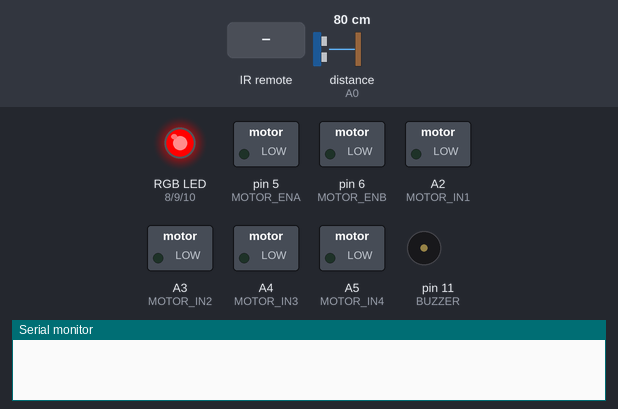
Bench run of a sketch on a simulated Arduino Uno, built with avr-gcc and run on an emulated ATmega328P. Shown: switched loads named in the sketch (green lamp = pin HIGH), an RGB LED mixed from three pins (HIGH = lit), buzzer (waves = sounding, pin HIGH), the last lines printed to the serial monitor. The inputs (shaded band) are chosen by the test bench; at power-on: distance to the obstacle (sensor on A0) 80 cm. The echo pulse lasts 58.3 µs per cm; pins used as bus, display or sensor lines are not drawn.

Above: at 1.2 s.
1.3 s: infrared code 0xBF40FF00 received
At 2.2 s:
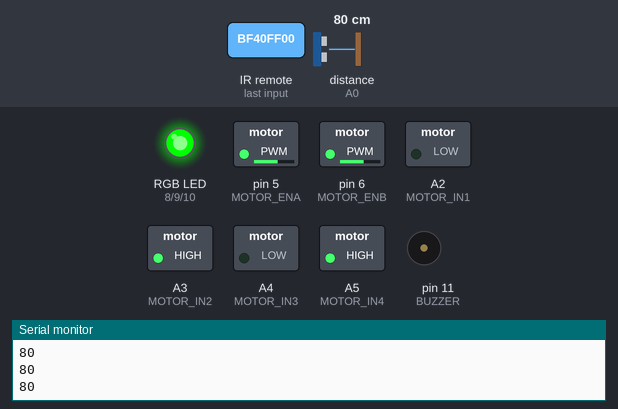
2.8 s: distance to the obstacle (sensor on A0) set to 53 cm
4.3 s: distance to the obstacle (sensor on A0) set to 45 cm
At 4.6 s:
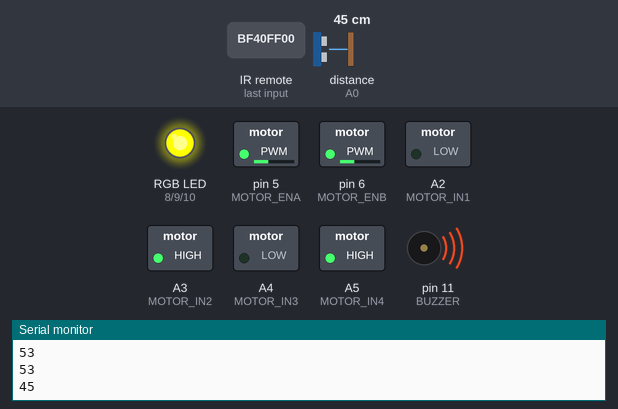
7.3 s: distance to the obstacle (sensor on A0) set to 22 cm
10.3 s: distance to the obstacle (sensor on A0) set to 17 cm
At 10.67 s:
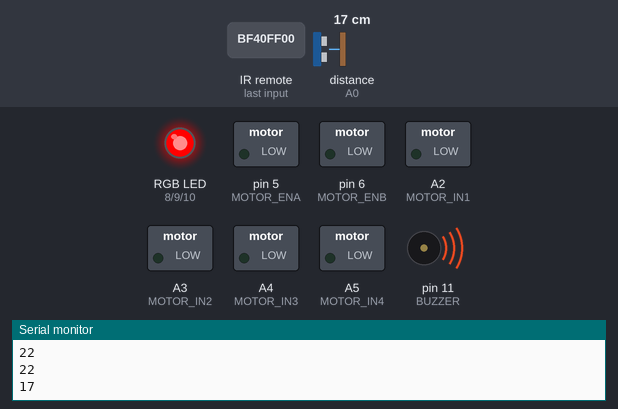
13.3 s: distance to the obstacle (sensor on A0) set to 35 cm
At 14.3 s:
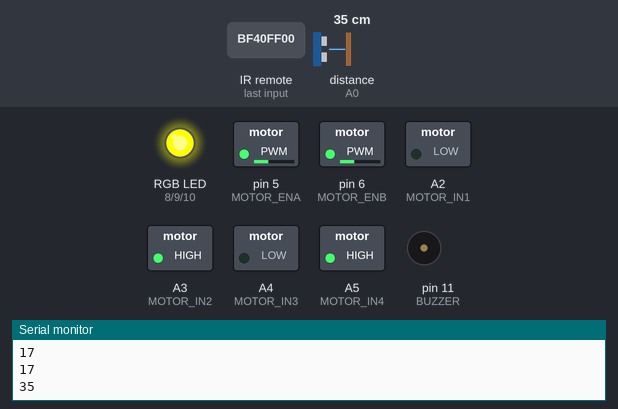
Timing chart, 0 to 17.3 s (numbered marks = the images above; inputs shaded):
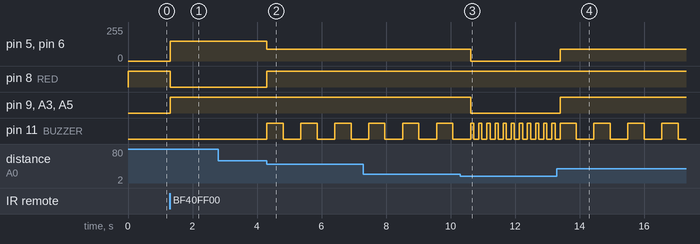

The sketch:

Obstacle_Avoidance_Robot_Car.ino
```cpp
//libraries
#include <IRremote.h>

//VARIABLES
 //IR Remote
#define IR 12

  //Buzzer
#define BUZZER 11

 // Ultrasonic Sensor
#define TRIG A1
#define ECHO A0

 // RGB LED
#define RED 8
#define GREEN 9
#define BLUE 10

 // Motor Driver (L298N)
#define MOTOR_IN1 A2      // direction control motor 1
#define MOTOR_IN2 A3      // direction control motor 1
#define MOTOR_IN3 A4      // direction control motor 2
#define MOTOR_IN4 A5      // direction control motor 2
#define MOTOR_ENA 5      // speed control (PWM pin) motor 1
#define MOTOR_ENB 6      // speed control (PWM pin) motor 2

 // System State
bool systemActive = false; // tracks if remote turned it on or off

 // Motor Speeds
int speedFull = 150;
int speedSlow = 90;

void setup() {
  // RGB
  pinMode(RED, OUTPUT);
  pinMode(GREEN, OUTPUT);
  pinMode(BLUE, OUTPUT);
  // initial state = red (system off)
  setRGB(255, 0, 0);

  //Motor Driver
  pinMode(MOTOR_IN1, OUTPUT);
  pinMode(MOTOR_IN2, OUTPUT);
  pinMode(MOTOR_ENA, OUTPUT);  // PWM speed pin
  pinMode(MOTOR_IN3, OUTPUT);
  pinMode(MOTOR_IN4, OUTPUT);
  pinMode(MOTOR_ENB, OUTPUT);

  // Ultrasonic Sensor
  pinMode(TRIG, OUTPUT);
  pinMode(ECHO, INPUT);

  // Buzzer
  pinMode(BUZZER, OUTPUT);

  // IR Receiver - needs its own begin() function
  IrReceiver.begin(IR, ENABLE_LED_FEEDBACK);

  // Serial monitor
  Serial.begin(9600);

}

void loop() {
  if (IrReceiver.decode()) {
    if (IrReceiver.decodedIRData.decodedRawData != 0xFFFFFFFF) {
      if (IrReceiver.decodedIRData.decodedRawData == 0xBF40FF00) {
          systemActive = !systemActive;
      }
    }
    IrReceiver.resume();
  }

  if (systemActive) {

    //Sensor reading
    digitalWrite(TRIG, LOW);
    delayMicroseconds(2);
    digitalWrite(TRIG, HIGH);
    delayMicroseconds(5);
    digitalWrite(TRIG, LOW);

    int duration = pulseIn(ECHO, HIGH);
    int distance = duration / 29 / 2;

    // ignore bad readings
    if (distance == 0 || distance > 400) {
    return;
    }

    // print distance to serial monitor for debugging
    Serial.println(distance);

    //Distance conditions
    if (distance < 20) {
      setRGB(255, 0, 0);
      motorStop();
      buzzFast();
    } else if (distance < 50) {
      setRGB(255, 255, 0);
      motorSlow();
      buzzSlow();
    } else {
      setRGB(0, 255, 0);
      motorFull();
      buzzOff();
    }
    delay(50);

  } else {
    // System off
    setRGB(255, 0, 0);
    motorStop();
    buzzOff();
  }
}

//Define Functions

  //Motor functions

void motorStop() {
  digitalWrite(MOTOR_IN1, LOW);
  digitalWrite(MOTOR_IN2, LOW);
  analogWrite(MOTOR_ENA, 0);
  digitalWrite(MOTOR_IN3, LOW);
  digitalWrite(MOTOR_IN4, LOW);
  analogWrite(MOTOR_ENB, 0);
}

void motorFull() {
  digitalWrite(MOTOR_IN1, LOW);
  digitalWrite(MOTOR_IN2, HIGH);
  analogWrite(MOTOR_ENA, speedFull);
  digitalWrite(MOTOR_IN3, LOW);
  digitalWrite(MOTOR_IN4, HIGH);
  analogWrite(MOTOR_ENB, speedFull);
}

void motorSlow() {
  digitalWrite(MOTOR_IN1, LOW);
  digitalWrite(MOTOR_IN2, HIGH);
  analogWrite(MOTOR_ENA, speedSlow);
  digitalWrite(MOTOR_IN3, LOW);
  digitalWrite(MOTOR_IN4, HIGH);
  analogWrite(MOTOR_ENB, speedSlow);
}

  //RGB Function

void setRGB(int r, int g, int b) {
  analogWrite(RED, r);
  analogWrite(GREEN, g);
  analogWrite(BLUE, b);
}

  //Buzzer functions

void buzzSlow() {
  digitalWrite(BUZZER, HIGH);
  delay(500);
  digitalWrite(BUZZER, LOW);
  delay(500);
}

void buzzFast() {
  digitalWrite(BUZZER, HIGH);
  delay(100);
  digitalWrite(BUZZER, LOW);
  delay(100);
}

void buzzOff() {
  digitalWrite(BUZZER, LOW);
}
```

Measured:
- the behaviour switches between 50 and 49 cm on distance to the obstacle (sensor on A0) (found by bisection; images 1 and 2)
- the behaviour switches between 20 and 19 cm on distance to the obstacle (sensor on A0) (found by bisection; images 2 and 3)
- after the input at 1.3 s, pin 5 (MOTOR_ENA), pin 6 (MOTOR_ENB): 0/255 → 150/255 at once; pin 8 (RED): HIGH → LOW at once; pin 9 (GREEN), A3 (MOTOR_IN2), A5 (MOTOR_IN4): LOW → HIGH at once
- after the input at 4.3 s, pin 5 (MOTOR_ENA), pin 6 (MOTOR_ENB): 150/255 → 90/255 at once; pin 8 (RED): LOW → HIGH at once; pin 11 (BUZZER): alternates HIGH for 0.50 s and LOW for 0.55 s, starting at once
- after the input at 10.3 s, pin 5 (MOTOR_ENA), pin 6 (MOTOR_ENB): 90/255 → 0/255 after 0.32 s; pin 9 (GREEN), A3 (MOTOR_IN2), A5 (MOTOR_IN4): HIGH → LOW after 0.32 s; pin 11 (BUZZER): alternates HIGH for 0.10 s and LOW for 0.15 s, starting after 0.42 s
- after the input at 13.3 s, pin 5 (MOTOR_ENA), pin 6 (MOTOR_ENB): 0/255 → 90/255 after 0.09 s; pin 9 (GREEN), A3 (MOTOR_IN2), A5 (MOTOR_IN4): LOW → HIGH after 0.09 s; pin 11 (BUZZER): alternates HIGH for 0.50 s and LOW for 0.55 s, starting after 0.59 s
